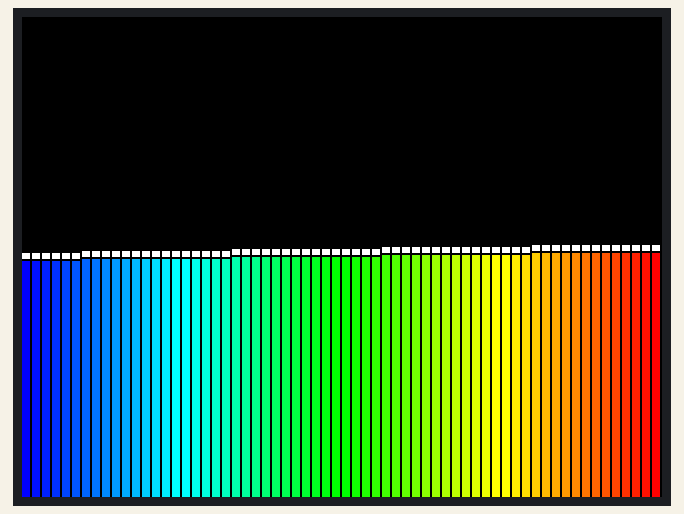
The sketch below on a simulated ESP32. On the bench: 320×240 colour display.

Above: at 0.4 s.
At 5.22 s:
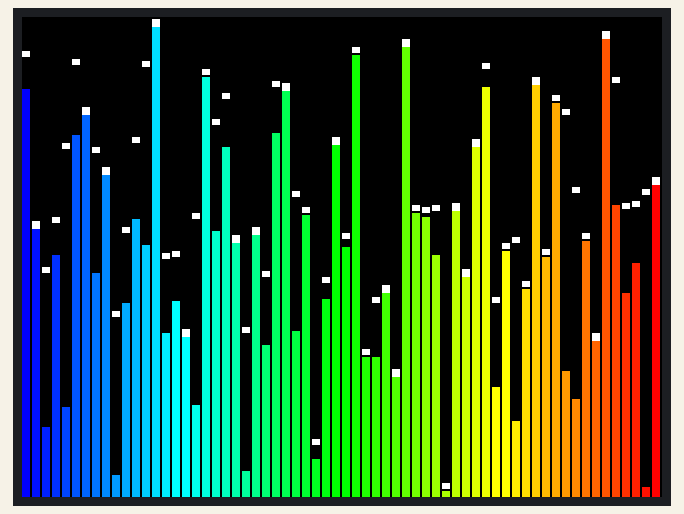
At 10.03 s:
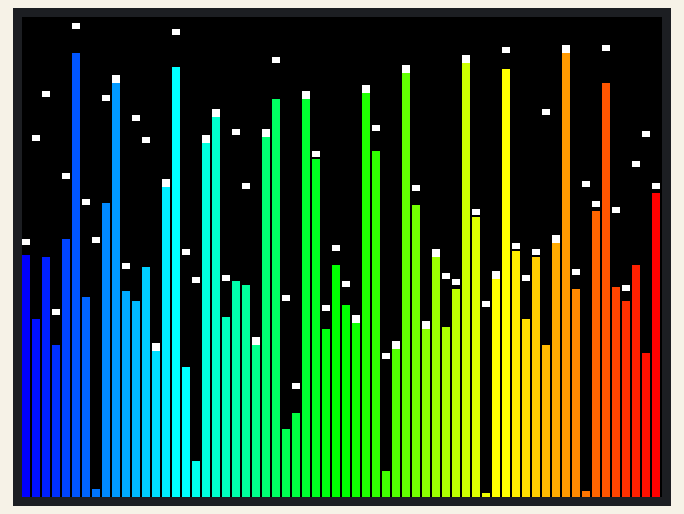
At 19.95 s:
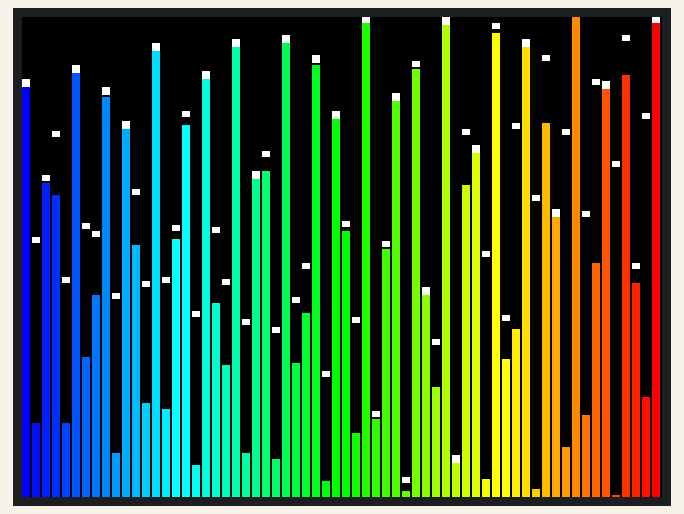
At 29.88 s:
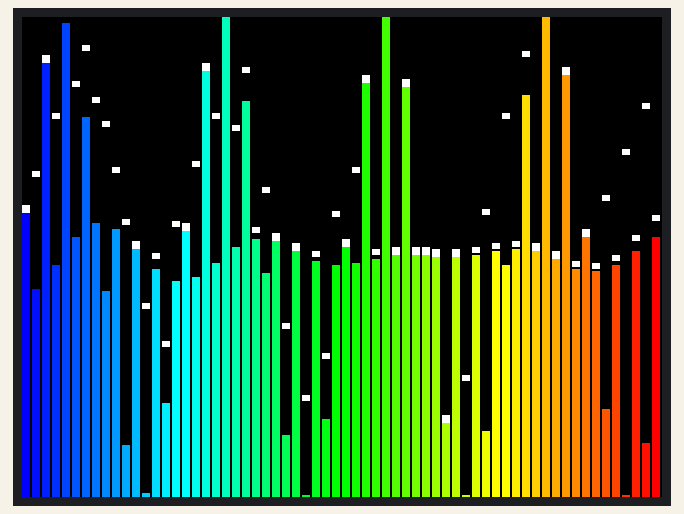
At 39.81 s:
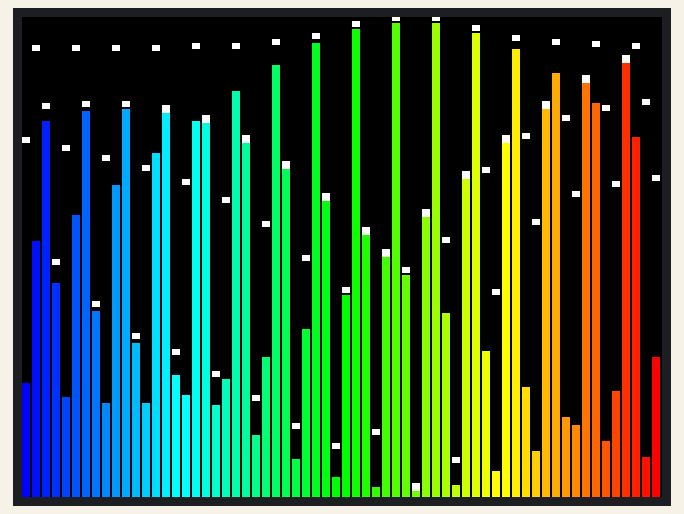

The sketch:

BarGraph.ino
```cpp
#include <M5GFX.h>
M5GFX display;

//#include <M5UnitOLED.h>
//M5UnitOLED display; // default setting
//M5UnitOLED display ( 21, 22, 400000 ); // SDA, SCL, FREQ

//#include <M5UnitLCD.h>
//M5UnitLCD display;  // default setting
//M5UnitLCD display  ( 21, 22, 400000 ); // SDA, SCL, FREQ

//#include <M5UnitGLASS2.h>
//M5UnitGLASS2 display;  // default setting
//M5UnitGLASS2 display ( 21, 22, 400000 ); // SDA, SCL, FREQ

// #include <M5AtomDisplay.h>
// M5AtomDisplay display;

static constexpr size_t BAR_COUNT = 64;
static int max_y[BAR_COUNT];
static int prev_y[BAR_COUNT];
static uint32_t colors[BAR_COUNT];

void setup(void)
{
  display.init();
  display.startWrite();
  display.fillScreen(TFT_BLACK);

  if (display.isEPD())
  {
    display.setEpdMode(epd_mode_t::epd_fastest);
  }
  if (display.width() < display.height())
  {
    display.setRotation(display.getRotation() ^ 1);
  }

  for (int x = 0; x < BAR_COUNT; ++x)
  {
    prev_y[x] = display.height();
    max_y[x] = display.height();
    int r=0,g=0,b=0;
    switch (x >> 4)
    {
    case 0:
      b = 255;
      g = x*0x11;
      break;
    case 1:
      b = 255 - (x&15)*0x11;
      g = 255;
      break;
    case 2:
      g = 255;
      r = (x&15)*0x11;
      break;
    case 3:
      r = 255;
      g = 255 - (x&15)*0x11;
      break;
    }
    colors[x] = display.color888(r,g,b);
  }
}

void loop(void)
{
  int h = display.height();

  static int i;
  ++i;
  display.waitDisplay();
  for (int x = 0; x < BAR_COUNT; ++x)
  {
    int y = (h>>1) - (sinf((float)((x-24)*i) / 3210.0f) + sinf((float)((x-40)*i) / 1234.0f)) * (h>>2);

    int xpos = x * display.width() / BAR_COUNT;
    int w = ((x+1) * display.width() / BAR_COUNT) - xpos - 1;
    if (max_y[x]+1 >= y) { max_y[x] = y-1; }
    else
    {
      if ((i & 3) ==0 )
      {
        display.fillRect(xpos, max_y[x]-3, w, 1, TFT_BLACK);
        max_y[x]++;
      }
    }
    display.fillRect(xpos, max_y[x]-3, w, 3, TFT_WHITE);
    if (prev_y[x] < y)
    {
      display.fillRect(xpos, prev_y[x], w, y - prev_y[x], TFT_BLACK);
    }
    else
    {
      display.fillRect(xpos, y, w, prev_y[x] - y, colors[x]);
    }
    prev_y[x] = y;
  }
  display.display();
}
```
